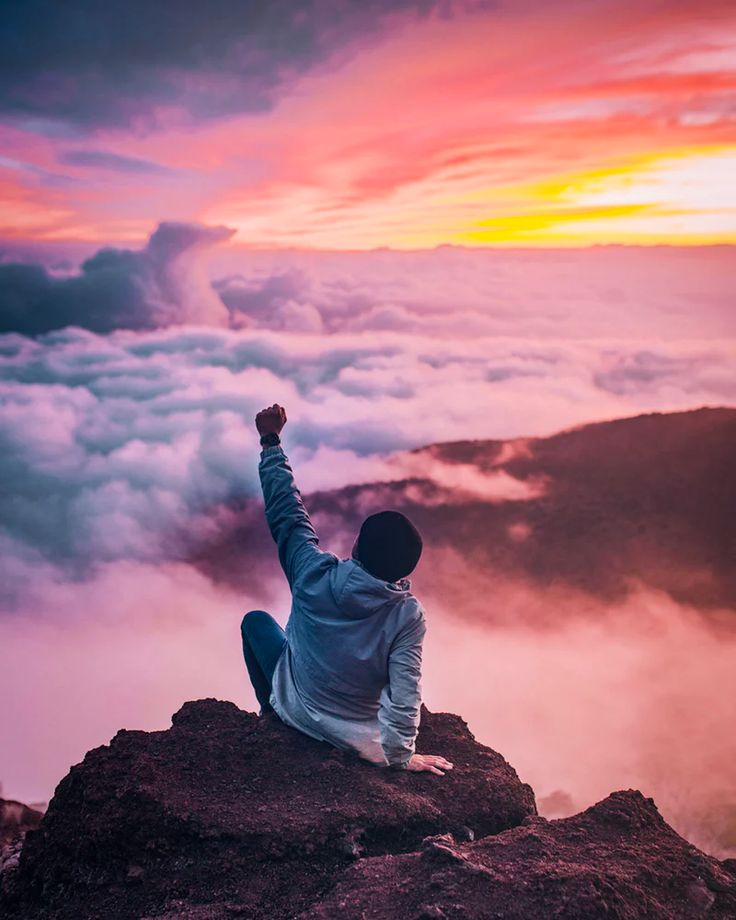
#> input picture 3.8/example.jpg, 736 x 920 px
$ python image_histogram.py example.jpg
#> lines starting #> are read from the running program, lines starting #| are printed output that depends on the picture
import sys
from pathlib import Path

import numpy as np
from PIL import Image
import matplotlib.pyplot as plt

# הפונצייה קוראת תמונה,מפרידה ערוצי R,G,B ובונה היסטוגרמה לכל ערוץ
def plot_rgb_histogram(image_path: str) -> None:

#> called with image_path = 'example.jpg'
    img_file = Path(image_path)

    if not img_file.exists():
        print(f"שגיאה: לא נמצאה תמונה: {image_path}")
        return

    # פתיחת התמונה והמרה ל-RGB
    image = Image.open(img_file).convert("RGB")
#> image is the input picture: PIL image 736x920 RGB; mean R, G, B 156.2, 110.5, 124.9

    # ממירים למערך numpy (גובה, רוחב, 3)
    arr = np.array(image)

    # מפרידים לכל ערוץ
    r = arr[:, :, 0].flatten()
    g = arr[:, :, 1].flatten()
    b = arr[:, :, 2].flatten()

    #  היסטוגרמה
    plt.figure(figsize=(8, 5))
    plt.hist(r, bins=256, range=(0, 255), color="red", alpha=0.5, label="Red")
    plt.hist(g, bins=256, range=(0, 255), color="green", alpha=0.5, label="Green")
    plt.hist(b, bins=256, range=(0, 255), color="blue", alpha=0.5, label="Blue")

    plt.title("RGB Histogram")
    plt.xlabel("Value (0–255)")
    plt.ylabel("Pixel count")
    plt.legend()

    plt.show()
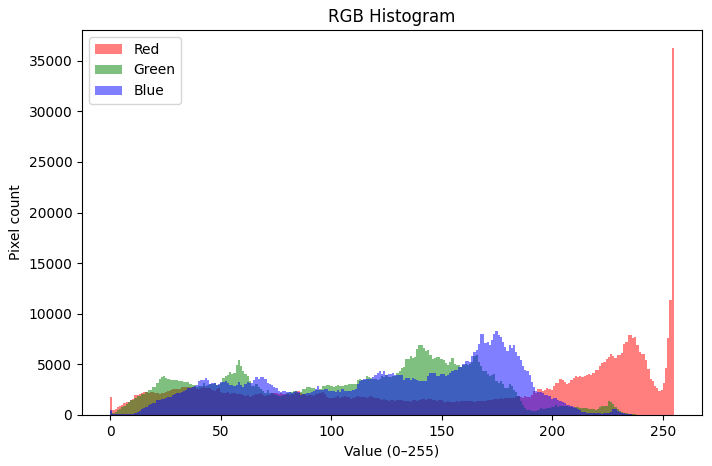
#> figure drawn by matplotlib, 1 panel; tallest bar 36230 high, from x = 254 to 255; tallest bar 6937 high, from x = 139.5 to 140.4; tallest bar 8263 high, from x = 174.3 to 175.3


if __name__ == "__main__":
    if len(sys.argv) != 2:
        print("שימוש:")
        print("python image_histogram.py <image_path>")
        sys.exit(1)

    plot_rgb_histogram(sys.argv[1])
